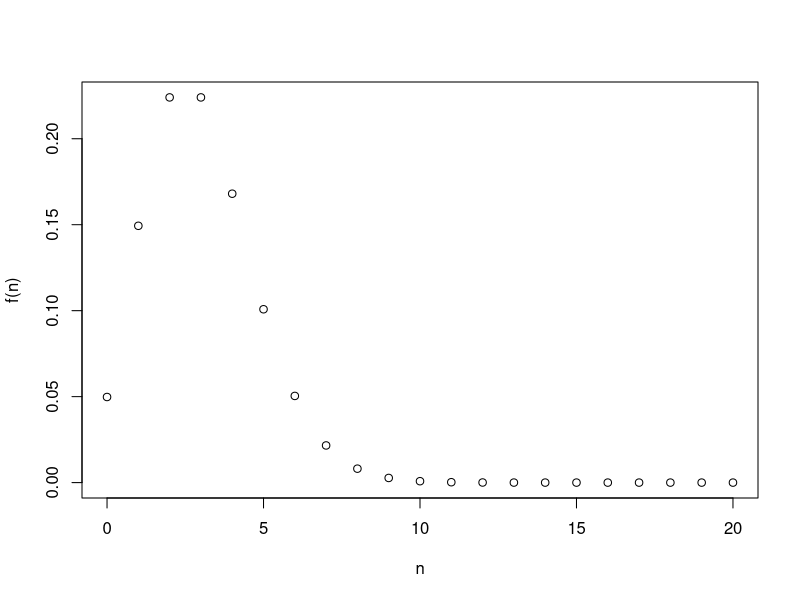
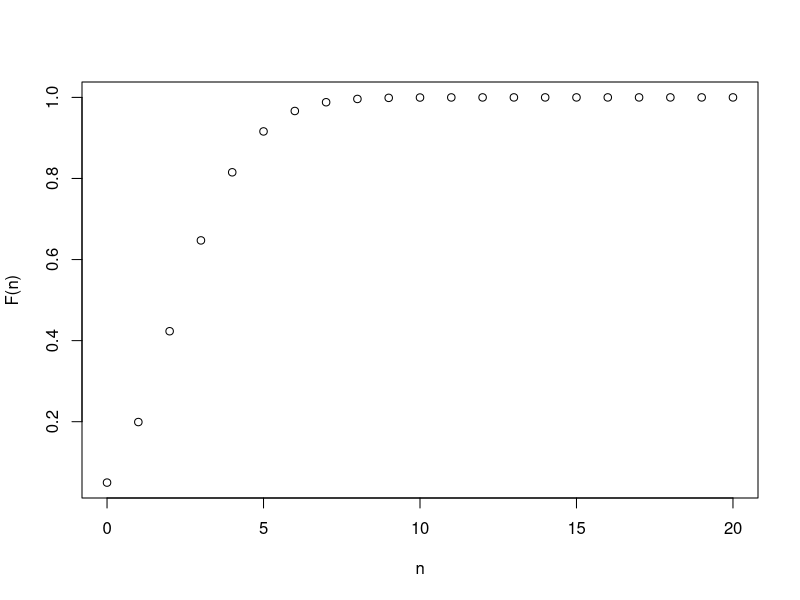
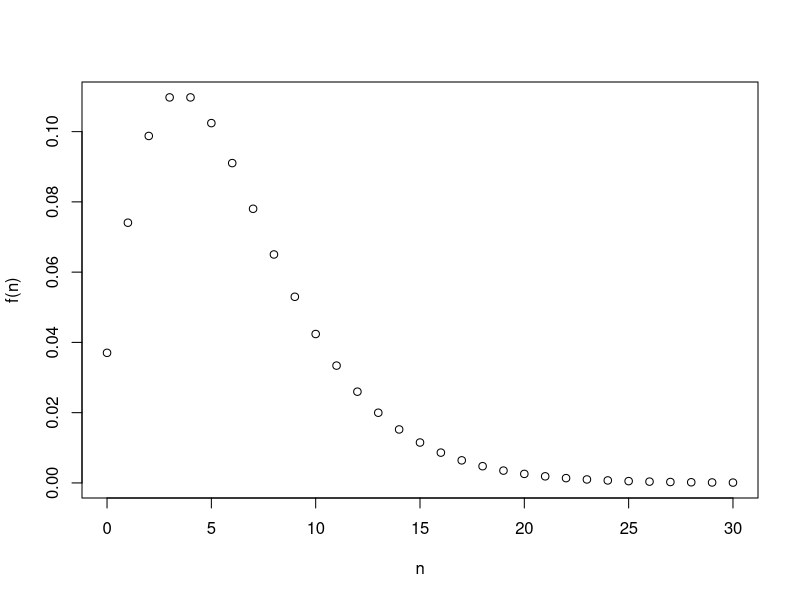
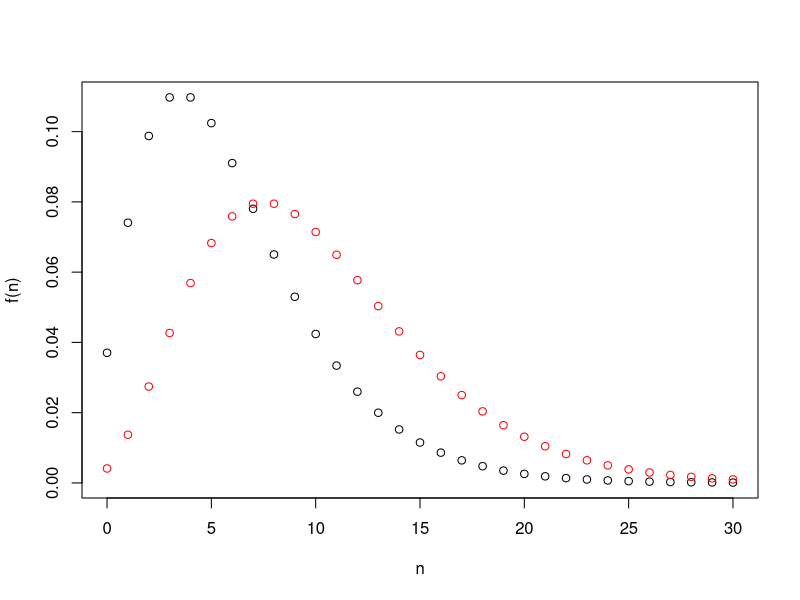
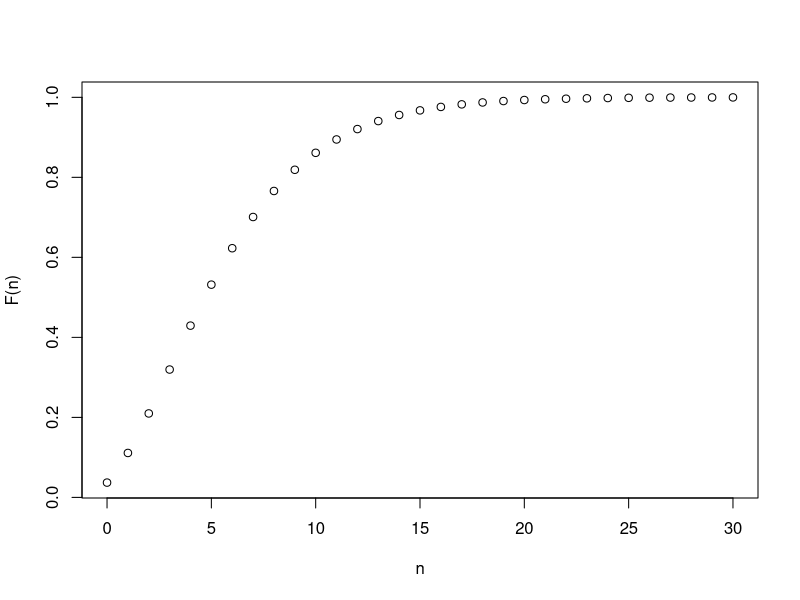
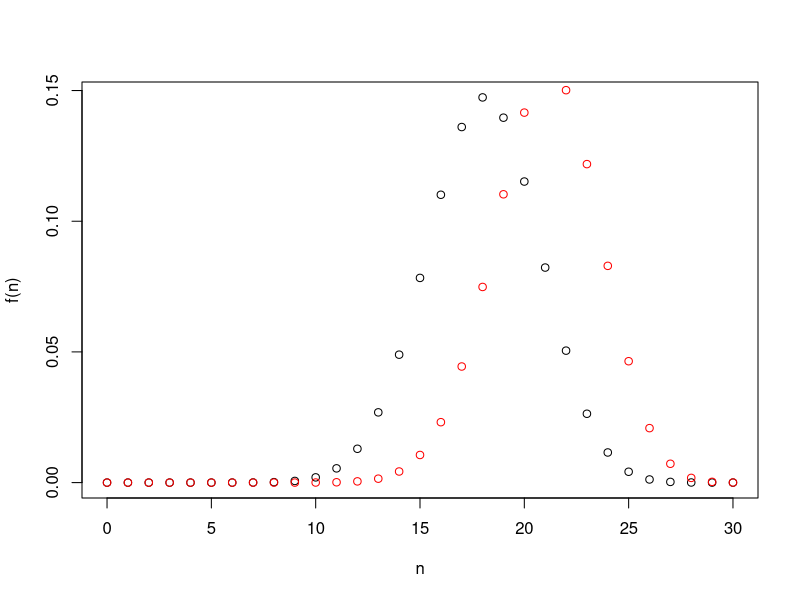
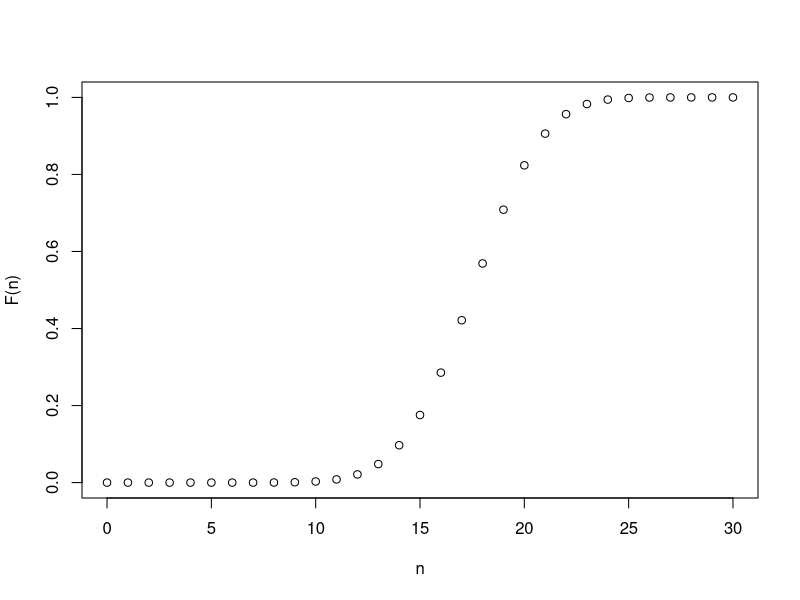
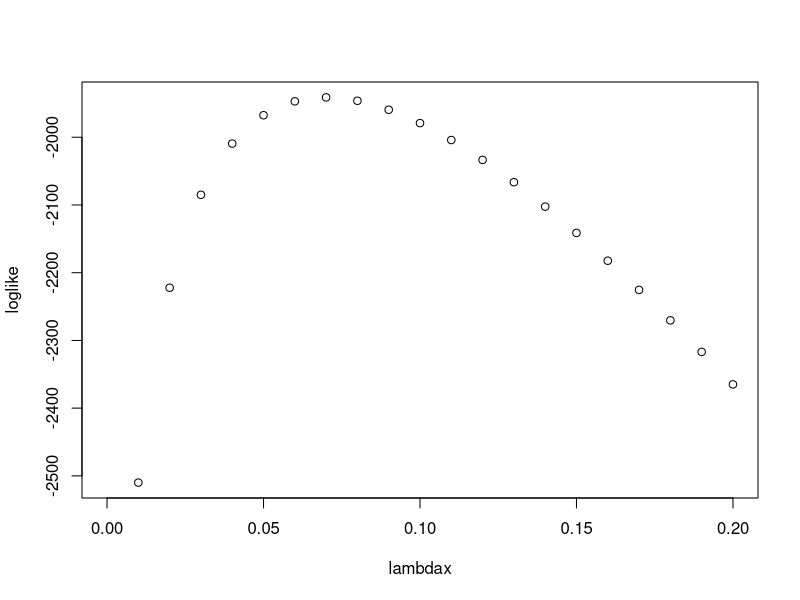

Write R code to recreate these figures, in order.
## ---- chunk 1
lambda <- 3
N <- seq(0, 20, 1)
# Get the probability mass function using "dpois"
( fn <- dpois(N, lambda) )
# Visualize the probability mass function 
plot(N, fn, xlab = "n", ylab = "f(n)") 
## ---- chunk 2
# Get the cumulative distribution function using "ppois"
( Fn <- ppois(N, lambda) )
# Visualize the cumulative distribution function
plot(N, Fn, xlab = "n", ylab = "F(n)") # cdf
## ---- chunk 3
alpha <- 3
theta <- 2
prob <- 1 / (1 + theta)
N <- seq(0, 30, 1)
# Get the probability mass function using "dnbinom"
( fn <- dnbinom(N, alpha, prob) )
# Visualize the probability mass function
plot(N, fn, xlab = "n", ylab = "f(n)") # pmf
## ---- chunk 4
# Plot different negative binomial distributions on the same figure
alpha_1 <- 3
alpha_2 <- 5
theta <- 2
prob <- 1 / (1 + theta)
fn_1 <- dnbinom(N, alpha_1, prob)
fn_2 <- dnbinom(N, alpha_2, prob)
plot(N, fn_1, xlab = "n", ylab = "f(n)")
lines(N, fn_2, col = "red", type = "p")
## ---- chunk 5
# Get the distribution function using "pnbinom"
( Fn <- pnbinom(N, alpha, prob) )
plot(N, Fn, xlab = "n", ylab = "F(n)")  # cdf
## ---- chunk 6
# Plot different binomial distributions on the same figure
size <- 30
prob <- 0.6
N <- seq(0, 30, 1)
fn <- dbinom(N, size, prob)
plot(N, fn, xlab = "n", ylab = "f(n)")  # pdf
fn2 <- dbinom(N, size, 0.7)
lines(N, fn2, col = "red", type = "p")
## ---- chunk 7
# Get the distribution function using "pbinom"
( Fn <- pbinom(N, size, prob) )
plot(N, Fn, xlab = "n", ylab = "F(n)")  # cdf
## ---- chunk 8
lambda <- 3
a <- 0
b <- lambda
# This loop calculates the (a,b,0) recursive probabilities for the Poisson distribution
p <- rep(0, 20)
# Get the probability at n = 0 to start the recursive formula 
p[1] <- exp(-lambda)
for (i in 1:19)
  {
  p[i+1] <- (a + b / i) * p[i]  # Probability of i-th element using the ab0 formula
  }
p
# Check using the "dpois" command
dpois(seq(0, 20, 1), lambda = 3)
## ---- chunk 9
Singapore <- read.csv("Data/SingaporeAuto.csv", quote = "", header = TRUE)
# Check the names, dimensions in the file and list the first 8 observations ;
names(Singapore)
dim(Singapore)  # check number of observations and variables in the data
Singapore[1:4, ]  # list the first 4 observations
attach(Singapore)  # attach dataset
## ---- chunk 10
table(Clm_Count) 
( n <- length(Clm_Count) )  # number of insurance policies 
## ---- chunk 11
# Five typical observations
Clm_Count[2245:2249]
# Probabilities
dpois(Clm_Count[2245:2249], lambda = 0.5)
# Logarithmic probabilities
log(dpois(Clm_Count[2245:2249], lambda = 0.5))
## ---- chunk 12
sum(log(dpois(Clm_Count, lambda = 0.5)))
## ---- chunk 13

loglikPois <- function (parms){ 
# Defines the Poisson loglikelihood function  
  lambda = parms[1]
  llk <- sum(log(dpois(Clm_Count, lambda)))
  llk
} 
lambdax <- seq(0, .2, .01)
loglike <- 0 * lambdax
for (i in 1:length(lambdax)) 
  {
  loglike[i] <- loglikPois(lambdax[i])
}
plot(lambdax, loglike)
## ---- chunk 14
mean(Clm_Count)
## ---- chunk 15
negloglikPois <- function (parms){
# Defines the (negative) Poisson loglikelihood function  
  lambda <- parms[1]
  llk <- -sum(log(dpois(Clm_Count, lambda)))
  llk
} 
ini.Pois <- 1 
zop.Pois <- nlminb(ini.Pois, negloglikPois, lower = c(1e-6), upper = c(Inf))
print(zop.Pois)  # In output, $par = MLE of lambda, $objective = - loglikelihood value
## ---- chunk 16
count_poisson1 <- glm(Clm_Count ~ 1, poisson(link = log))
summary(count_poisson1)
( lambda_hat <- exp(count_poisson1$coefficients) )
## ---- chunk 17
dnb <- function (y, r, beta){
# Defines the (negative) negative binomial loglikelihood function  
  gamma(y + r) / gamma(r) / gamma(y + 1) * (1 / (1 + beta))^r * (beta / (1 + beta))^y
}
loglikNB <- function (parms){ 
  r = parms[1]
  beta = parms[2]
  llk <- -sum(log(dnb(Clm_Count, r, beta)))
  llk
} 

ini.NB <- c(1, 1)
zop.NB <- nlminb(ini.NB, loglikNB, lower = c(1e-6, 1e-6), upper = c(Inf, Inf))
print(zop.NB)  # In output, $par = (MLE of r, MLE of beta), $objective = - loglikelihood value
## ---- chunk 18
table_1p = cbind(n * (dpois(0, lambda_hat)),
                 n * (dpois(1, lambda_hat)),
                 n * (dpois(2, lambda_hat)),
                 n * (dpois(3, lambda_hat)),
                 n * (1 - ppois(3, lambda_hat)))  
# or n * (1 - dpois(0,lambda_hat) - dpois(1, lambda_hat) -
# dpois(2, lambda_hat) - dpois(3, lambda_hat)))
actual <- data.frame(table(Clm_Count))[,2];
actual[5] <- 0  # assign 0 to claim counts greater than or equal to 4 in observed data

table_2p <- rbind(c(0, 1, 2, 3, "4+"), actual, round(table_1p, digits = 2))
rownames(table_2p) <- c("Number","Actual", "Estimated Using Poisson")
table_2p
## ---- chunk 19
# PEARSON GOODNESS-OF-FIT STATISTIC
diff = actual - table_1p
( Pearson_p <- sum(diff * diff / table_1p) )
# p-value
1 - pchisq(Pearson_p, df = 5 - 1 - 1)
## ---- chunk 20
library(MASS)
fm_nb <- glm.nb(Clm_Count ~ 1, link = log)
summary(fm_nb)
## ---- chunk 21
fm_nb$theta
beta <- exp(fm_nb$coefficients) / fm_nb$theta
prob <- 1/(1+beta)

table_1nb = cbind(n * (dnbinom(0, size = fm_nb$theta, prob)), 
                  n * (dnbinom(1, size = fm_nb$theta, prob)), 
                  n * (dnbinom(2, size = fm_nb$theta, prob)), 
                  n * (dnbinom(3, size = fm_nb$theta, prob)),
                  n * (dnbinom(4, size = fm_nb$theta, prob)))
table_2nb <- rbind(c(0, 1, 2, 3, "4+"), actual, round(table_1nb, digits = 2))
rownames(table_2nb) <- c("Number","Actual", "Estimated Using Neg Bin")
table_2nb

# PEARSON GOODNESS-OF-FIT STATISTIC
diff = actual - table_1nb
(  Pearson_nb = sum(diff * diff / table_1nb) )
# p-value
1 - pchisq(Pearson_nb, df = 5 - 2 - 1)
